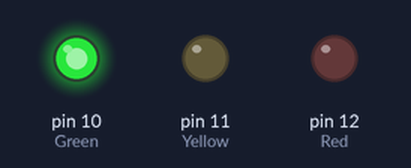
Recording of a sketch running on a simulated Arduino Uno, built with avr-gcc and run on an emulated ATmega328P. On the bench: output pins drawn as LEDs (lit = HIGH).

Above: at 1.0 s.
At 2.2 s:
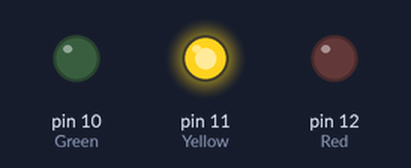
At 3.5 s:
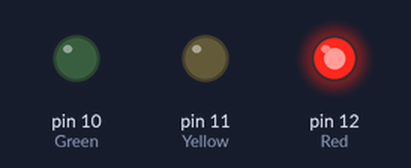
Timing chart, 0 to 5.9 s (numbered marks = the images above):
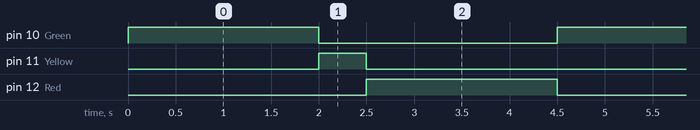

The sketch:

traffic_light.ino
```cpp
int Green=10;
int Yellow=11;
int Red=12;

void setup() {
  pinMode(Green,OUTPUT);
  pinMode(Yellow,OUTPUT);
  pinMode(Red,OUTPUT);
}

void loop() {
  digitalWrite(Green,HIGH);
  digitalWrite(Yellow,LOW);
  digitalWrite(Red,LOW);
  delay(2000);
  digitalWrite(Yellow,HIGH);
  digitalWrite(Red,LOW);
  digitalWrite(Green,LOW);
  delay(500);
  digitalWrite(Red,HIGH);
  digitalWrite(Yellow,LOW);
  digitalWrite(Green,LOW);
  delay(2000);

}
```

Measured:
- by itself, pin 10 (Green), pin 12 (Red): alternates HIGH for 2.0 s and LOW for 2.5 s
- by itself, pin 11 (Yellow): alternates HIGH for 0.50 s and LOW for 4.0 s
- by itself, everything shown: repeats every 4.5 s, in 3 steps
